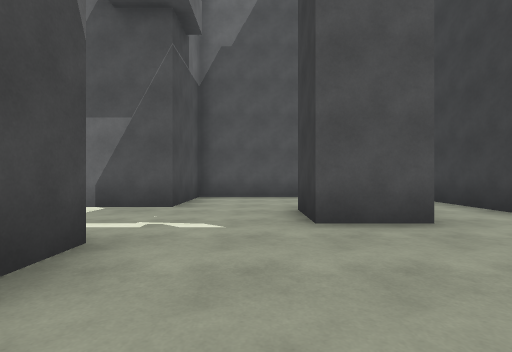
View 1 (above)

24 first-person views from a walk through a Unity game level. The camera is 1.2 m above the floor, looks level and sees 85° across. The floor is counted in squares, 2 m on a side. Each view is taken from the middle of a square. On the plan, view 1 faces up. The plan holds only what a view shows up to about 9 squares ahead; the rest is blank. The place goes on beyond the plan. The player character is not drawn. Surface patterns are stand-ins for the level's own textures.

View 2
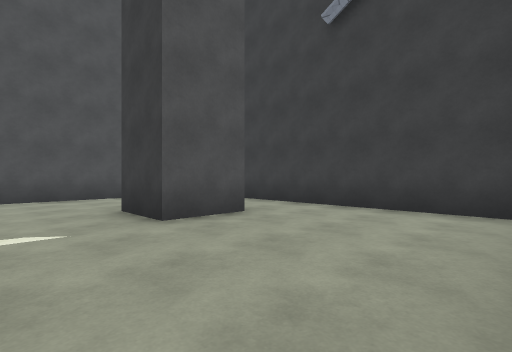

View 3
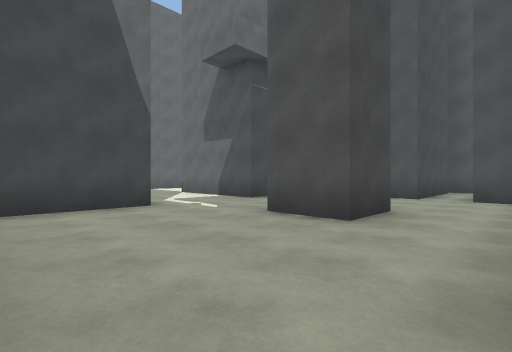

View 4
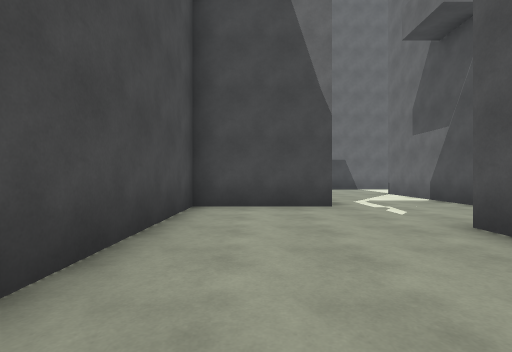

View 5
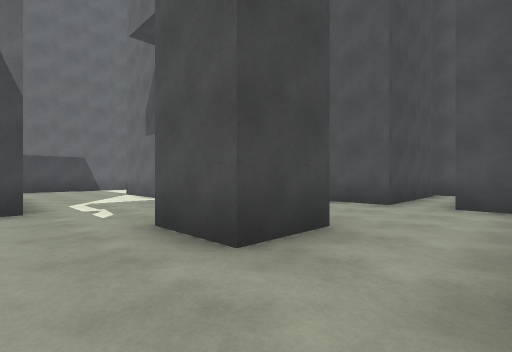

View 6
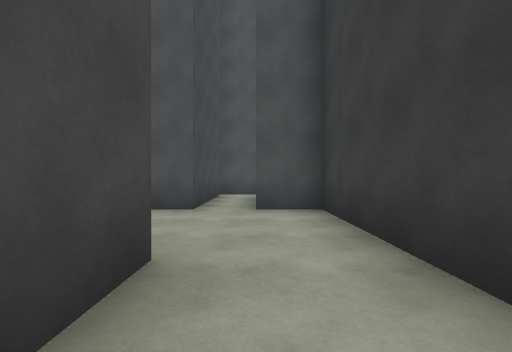

View 7
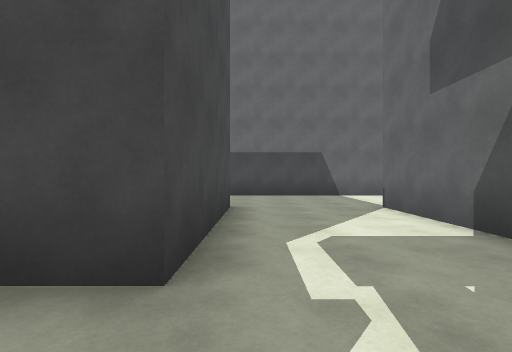

View 8
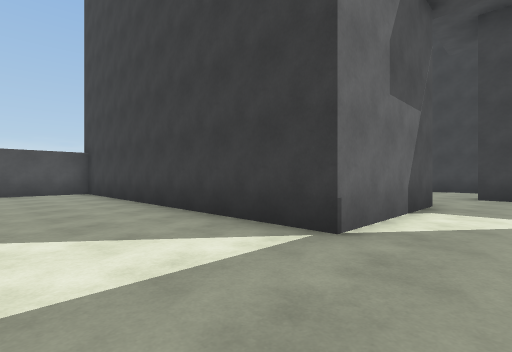

View 9
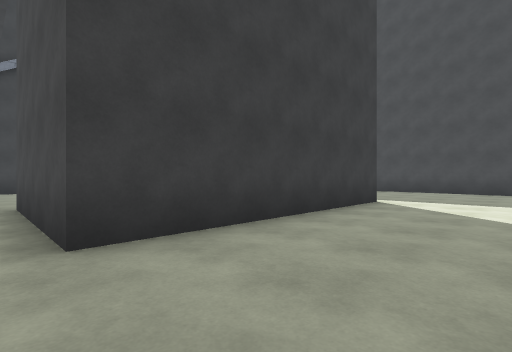

View 10
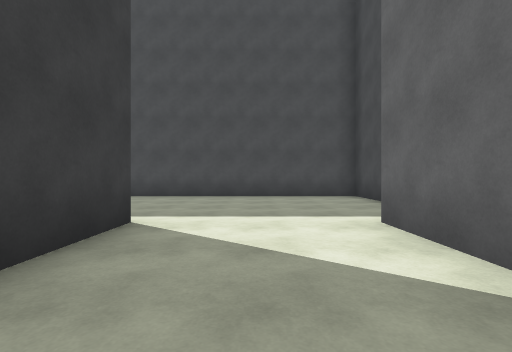

View 11
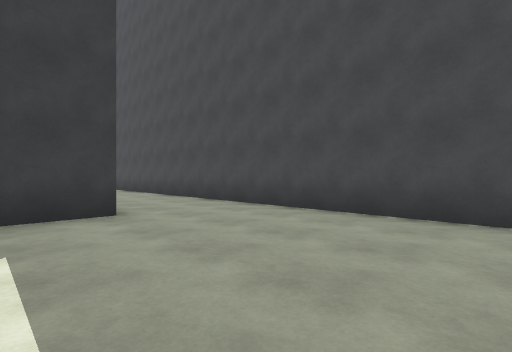

View 12
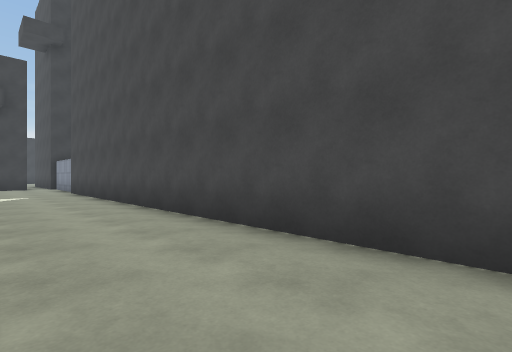

View 13
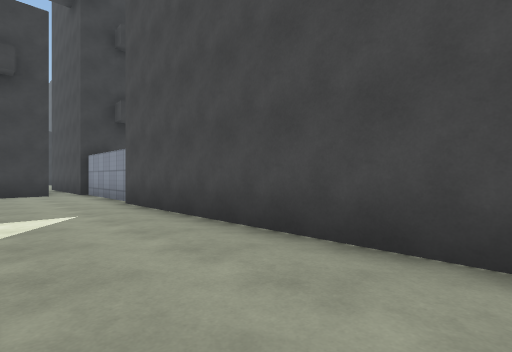

View 14
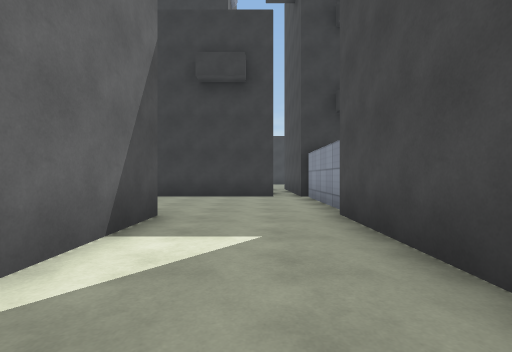

View 15
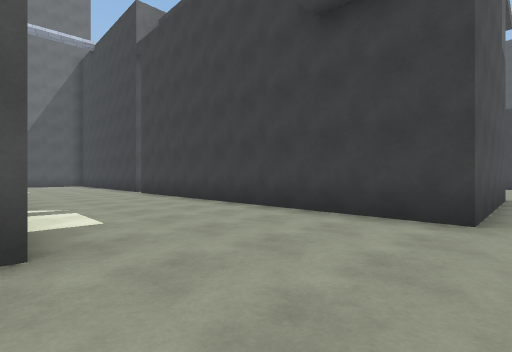

View 16
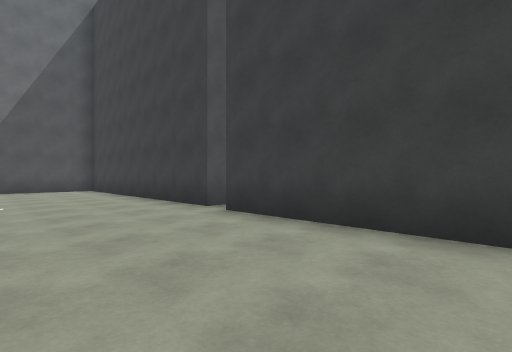

View 17
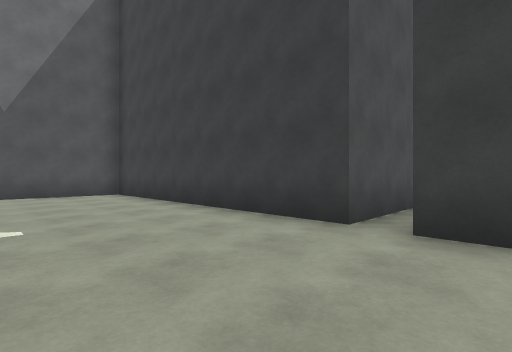

View 18
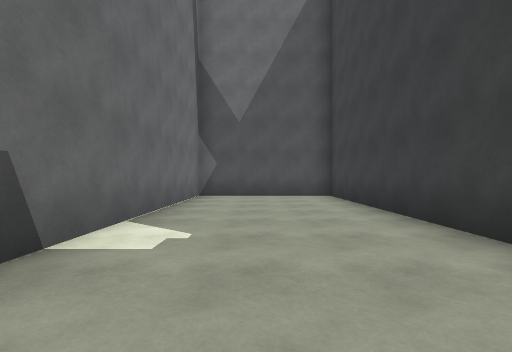

View 19
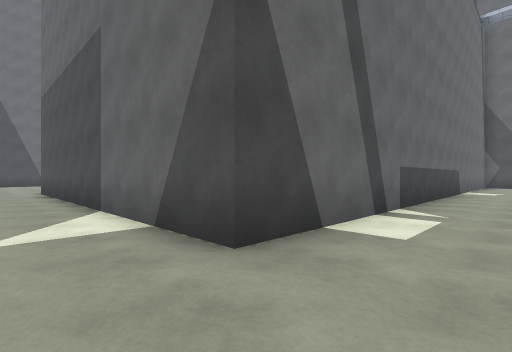

View 20
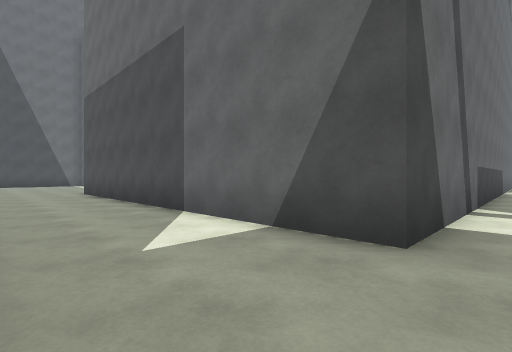

View 21
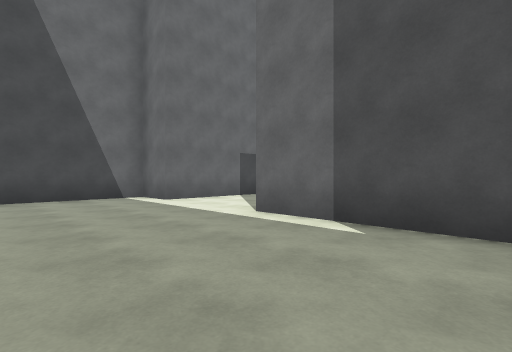

View 22
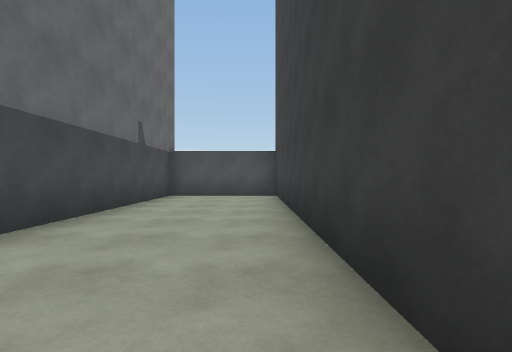

View 23
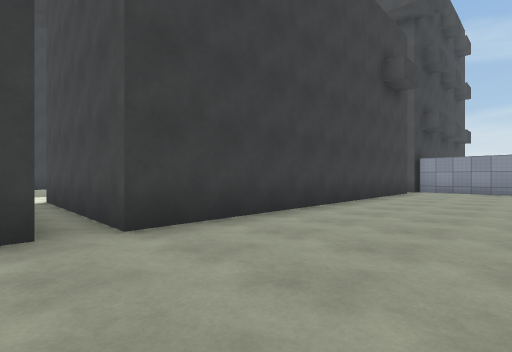

View 24
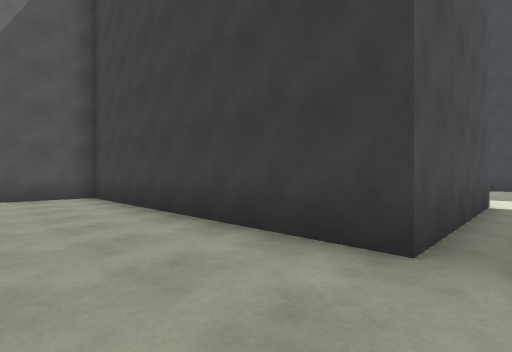

### Floor plan
Points are (right, up) in squares from view 1. A wall is a line through its corners. A room is listed if a view was taken in it or the views show most of it. See-through windows are left out.
Room 1 (views 1, 2, 3, 4, 5, 6, 7)
walls: (4.2, 0.1) (4.2, 3.6); (2.3, 3.5) (0.8, 3.5); (-1.5, 1.5) (-1.5, -0.2) (2.8, -0.2)
ways out: opening at (-0.3, 2) to room 2; opening at (3.5, 4.5)
Room 2 (views 8, 9, 10, 11, 12, 13, 14, 15, 16, 17, 18, 19, 20, 21, 22, 23, 24)
walls: (0.8, 3.5) (0.8, 5); (-2.1, -3.6) (-5.4, -3.6) (-5.4, 2.5) (-1.5, 2.5) (-1.5, 1.5); (0.4, 8) (-1.5, 8) (-1.5, 5.4) (-5.4, 5.4) (-5.4, 14.2); (-1.5, -5.6) (-1.5, -4.1); (-8.6, -0.9) (-8.6, -3.6) (-10, -3.6) (-10, -8.3) (8.4, -8.3); (-8.6, 7) (-8.6, 2.1); (-5.4, 14.5) (-8.6, 14.5) (-8.6, 8.8); (8.9, -8.5) (12, -8.5); (12.1, -8.3) (13, -8.3); (17, 2.6) (12.1, 2.6) (12.1, 10.5) (8.3, 10.5) (8.3, -5.5) (-1.2, -5.5); (16.9, -7.5) (12.1, -7.5) (12.1, 1.9) (16.9, 1.9)
ways out: opening at (-0.3, 2) to room 1; opening at (1, 6.5); opening at (16, -8); opening at (16, 2)

Where each view was taken, in squares from view 1:
view 1: 0 up, 0 right, facing up
view 2: 0 up, 1 left, facing up-right
view 3: 0 up, 4 right, facing up-left
view 4: 1 up, 4 right, facing left
view 5: 2 up, 4 right, facing up-left
view 6: 3 up, 3 right, facing up
view 7: 3 up, 0 right, facing left
view 8: 4 up, 8 left, facing up-right
view 9: 3 up, 8 left, facing down-right
view 10: 0 up, 7 left, facing down
view 11: 4 down, 6 left, facing down-right
view 12: 6 down, 3 left, facing down-right
view 13: 6 down, 2 right, facing down-right
view 14: 7 down, 4 right, facing right
view 15: 8 down, 8 right, facing up-right
view 16: 2 down, 9 right, facing up-right
view 17: 1 up, 9 right, facing up-right
view 18: 2 up, 10 right, facing up
view 19: 7 down, 10 right, facing up-left
view 20: 8 down, 9 right, facing up-left
view 21: 7 down, 2 left, facing up-left
view 22: 6 up, 6 left, facing up
view 23: 3 up, 9 right, facing down-right
view 24: 2 up, 10 right, facing up-right
